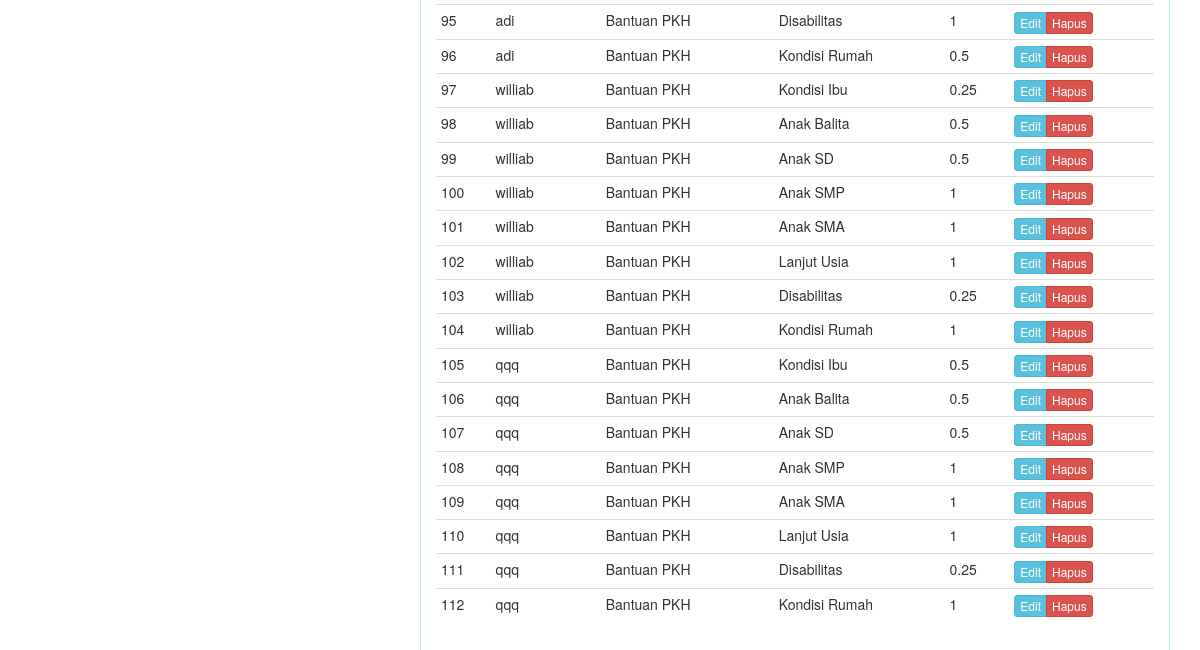
Page /index.php?page=nilai (signed in, lower part) on the earlier database version.
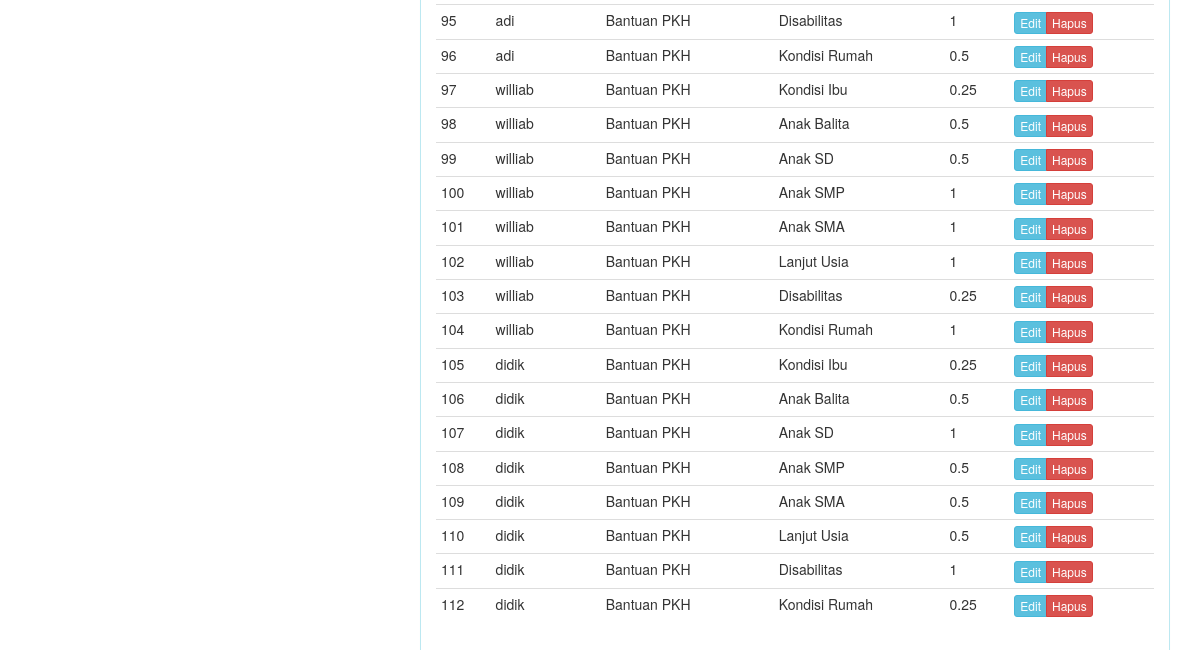
Same page on the later database version.
### tables this page shows
CREATE TABLE `nilai` (
  `kd_nilai` int(11) NOT NULL,
  `kd_jenis_bantuan` int(11) DEFAULT NULL,
  `kd_kriteria` int(11) NOT NULL,
  `nomor` int(11) NOT NULL,
  `nilai` float DEFAULT NULL
);

CREATE TABLE `warga` (
  `nomor` int(11) NOT NULL,
  `nik` bigint(21) DEFAULT NULL,
  `username` varchar(30) NOT NULL,
  `kd_jenis_bantuan` int(11) DEFAULT NULL,
  `nama` varchar(30) DEFAULT NULL,
  `alamat` varchar(100) DEFAULT NULL,
  `tanggal_lahir` date DEFAULT NULL,
  `jenis_kelamin` enum('Laki-laki','Perempuan') DEFAULT NULL,
  `kondisi_ibu` enum('hamil','menyusui','tidak hamil') DEFAULT NULL,
  `anak_balita` enum('ada','tidak ada') DEFAULT NULL,
  `anak_sd` enum('ada','tidak ada') DEFAULT NULL,
  `anak_smp` enum('ada','tidak ada') DEFAULT NULL,
  `anak_sma` enum('ada','tidak ada') DEFAULT NULL,
  `lanjut_usia` enum('<60','>60') DEFAULT NULL,
  `disabilitas` enum('tidak disabilitas','intelektual','mental','fisik') DEFAULT NULL,
  `tahun_mengajukan` char(4) DEFAULT NULL
);

CREATE TABLE `jenis_bantuan` (
  `kd_jenis_bantuan` int(11) NOT NULL,
  `nama` varchar(50) DEFAULT NULL
);

CREATE TABLE `kriteria` (
  `kd_kriteria` int(11) NOT NULL,
  `kd_jenis_bantuan` int(11) NOT NULL,
  `nama` varchar(50) DEFAULT NULL,
  `sifat` enum('min','max') DEFAULT NULL
);

### page/nilai.php (the view, shortened to what this page needs)
<div class="row">
	<div class="col-md-8">
	    <div class="panel panel-info">
	        <div class="panel-body">
	            <table class="table table-condensed">
	                <tbody>
	                    <?php $no = 1; ?>
	                    <?php if ($query = $connection->query("SELECT a.kd_nilai, c.nama AS nama_jenis_bantuan, b.nama AS nama_kriteria, d.nomor, d.nama AS nama_warga, a.nilai FROM nilai a JOIN kriteria b ON a.kd_kriteria=b.kd_kriteria JOIN jenis_bantuan c ON a.kd_jenis_bantuan=c.kd_jenis_bantuan JOIN warga d ON d.nomor=a.nomor")): ?>
	                        <?php while($row = $query->fetch_assoc()): ?>
	                        <tr>
	                            <td><?=$no++?></td>
								<td><?=$row['nama_warga']?></td>
	                            <td><?=$row['nama_jenis_bantuan']?></td>
	                            <td><?=$row['nama_kriteria']?></td>
	                            <td><?=$row['nilai']?></td>
	                            <td>
	                                <div class="btn-group">
	                                    <a href="?page=nilai&action=update&key=<?=$row['kd_nilai']?>" class="btn btn-info btn-xs">Edit</a>
	                                    <a href="?page=nilai&action=delete&key=<?=$row['kd_nilai']?>" class="btn btn-danger btn-xs">Hapus</a>
	                                </div>
	                            </td>
	                        </tr>
	                        <?php endwhile ?>
	                    <?php endif ?>
	                </tbody>
	            </table>
	        </div>
	    </div>
	</div>
</div>

Differences in the rows shown:
removed nilai: nomor.nama "qqq", kd_jenis_bantuan.nama "Bantuan PKH", kd_kriteria.nama "Kondisi Ibu", nilai "0.5"
removed nilai: nomor.nama "qqq", kd_jenis_bantuan.nama "Bantuan PKH", kd_kriteria.nama "Anak Balita", nilai "0.5"
removed nilai: nomor.nama "qqq", kd_jenis_bantuan.nama "Bantuan PKH", kd_kriteria.nama "Anak SD", nilai "0.5"
removed nilai: nomor.nama "qqq", kd_jenis_bantuan.nama "Bantuan PKH", kd_kriteria.nama "Anak SMP", nilai "1"
removed nilai: nomor.nama "qqq", kd_jenis_bantuan.nama "Bantuan PKH", kd_kriteria.nama "Anak SMA", nilai "1"
removed nilai: nomor.nama "qqq", kd_jenis_bantuan.nama "Bantuan PKH", kd_kriteria.nama "Lanjut Usia", nilai "1"
removed nilai: nomor.nama "qqq", kd_jenis_bantuan.nama "Bantuan PKH", kd_kriteria.nama "Disabilitas", nilai "0.25"
removed nilai: nomor.nama "qqq", kd_jenis_bantuan.nama "Bantuan PKH", kd_kriteria.nama "Kondisi Rumah", nilai "1"
added nilai: nomor.nama "didik", kd_jenis_bantuan.nama "Bantuan PKH", kd_kriteria.nama "Kondisi Ibu", nilai "0.25"
added nilai: nomor.nama "didik", kd_jenis_bantuan.nama "Bantuan PKH", kd_kriteria.nama "Anak Balita", nilai "0.5"
added nilai: nomor.nama "didik", kd_jenis_bantuan.nama "Bantuan PKH", kd_kriteria.nama "Anak SD", nilai "1"
added nilai: nomor.nama "didik", kd_jenis_bantuan.nama "Bantuan PKH", kd_kriteria.nama "Anak SMP", nilai "0.5"
added nilai: nomor.nama "didik", kd_jenis_bantuan.nama "Bantuan PKH", kd_kriteria.nama "Anak SMA", nilai "0.5"
added nilai: nomor.nama "didik", kd_jenis_bantuan.nama "Bantuan PKH", kd_kriteria.nama "Lanjut Usia", nilai "0.5"
added nilai: nomor.nama "didik", kd_jenis_bantuan.nama "Bantuan PKH", kd_kriteria.nama "Disabilitas", nilai "1"
added nilai: nomor.nama "didik", kd_jenis_bantuan.nama "Bantuan PKH", kd_kriteria.nama "Kondisi Rumah", nilai "0.25"
